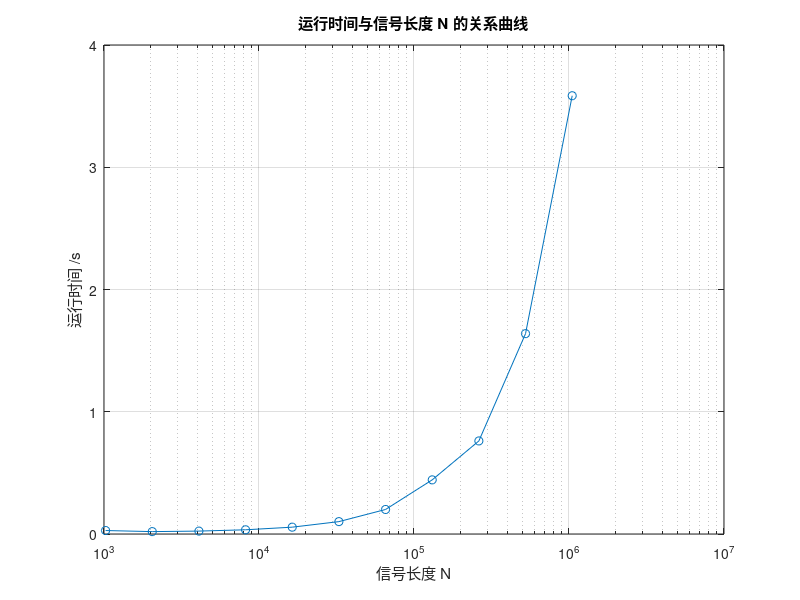

This chart was generated by the following MATLAB code:
% 实验2-2：SFT算法运行时间与N的关系

close all;
clear;
clc;

% 固定随机数种子
rng(2025);

% 信号长度
N_values = 2 .^ (10:20);
run_times = zeros(size(N_values));
% 频谱稀疏度
K = 10;
% 分筐的个数B约为sqrt(NK)，整除N
B = 128;
% 循环次数L=O(logN)
L = 15;
% 定位循环用到的参数d<B/K
d = 2;

for n_idx = 1:length(N_values)
    N = N_values(n_idx);

    if mod(N, B) ~= 0
        error('error! B should divide N.');
    end

    % 准备平坦窗函数g[n]
    M = 400; % 截断长度M<N
    rec_win = zeros(1, N);
    rec_win(1:M) = sinc(((0:M - 1) - M / 2) / B) / B;
    gauss_win = zeros(1, N);
    std_dev = B * log2(N); % 高斯窗的标准差
    gauss_win(1:M) = exp(- ((0:M - 1) - M / 2) .^ 2 / (2 * std_dev ^ 2));
    g_n = rec_win .* gauss_win;
    g_n = g_n ./ max(abs(g_n));
    G_k = fft(g_n);

    % 信号频谱S[i]
    S_k = zeros(1, N);

    % 随机选择K个点赋非零值
    nonzero_index = randperm(N, K);

    for m = nonzero_index
        % 模长为[0.5,1]内均匀分布
        magnitude = 0.5 + (1 - 0.5) * rand;
        % 辐角为[0,2*pi]内均匀分布
        phase = 2 * pi * rand;
        S_k(m) = magnitude * exp(1j * phase);
    end

    % 频谱S[i]做IDFT得时域信号s[n]
    s_n = ifft(S_k, N);
    x_n = s_n;

    X_r = zeros(L, N);
    X_est = zeros(1, N);

    tic;
    % SFT start
    for loop_cnt = 1:L
        % 生成随机参数sigma,sigma_inv,tau
        % sigma为奇数，与N互素。sigma_inv为sigma的数论倒数，即sigma*sigma_inv mod N=1
        sigma = 2 * randi([0, N / 2 - 1]) + 1;
        [~, U] = gcd(sigma, N);
        sigma_inv = mod(U, N);
        tau = randi([1, N]);

        % 频谱随机重排
        p_n = x_n(mod(sigma * (0:N - 1) + tau, N) + 1); % 缩放平移
        y_n = p_n .* g_n; % 与窗函数时域相乘

        % 降采样FFT
        z_n = sum(reshape(y_n, B, []), 2);
        z_n = transpose(z_n);
        Z_k = fft(z_n, B);

        % 按幅度排序取出最大的d*K个
        [~, J] = sort(abs(Z_k), 'descend');
        J = J(1:d * K);

        % hash_sigma:[1,N]-->[1,B]
        hash_sigma = mod(round(mod(sigma * (0:N - 1), N) * B / N), B) + 1;
        % offset_sigma:[1,N]-->[1,N/2B],[N-N/2B-1,N]
        offset_sigma = mod(sigma * (0:N - 1) - round(sigma * (0:N - 1) * B / N) * N / B, N) + 1;

        % J的原像坐标集合I_r
        I_r = find(ismember(hash_sigma, J));
        % 估计幅度
        X_r(loop_cnt, I_r) = Z_k(hash_sigma(I_r)) .* exp(1j * 2 * pi * tau * (I_r - 1) / N) ./ G_k(offset_sigma(I_r));

    end

    nonzero_freq = find(sum(X_r ~= 0) > L / 2);

    for freq = nonzero_freq
        re = median(real(X_r(:, freq)));
        im = median(imag(X_r(:, freq)));
        X_est(freq) = re + 1j * im;
    end

    run_times(n_idx) = toc;
    disp(['N = ', num2str(N), ', 运行时间：', num2str(run_times(n_idx)), ' s']);

end

figure;
semilogx(N_values, run_times, '-o');
xlabel('信号长度 N');
ylabel('运行时间 /s');
title('运行时间与信号长度 N 的关系曲线');
grid on;
saveas(gcf, 'image/run_time_vs_N.png');
